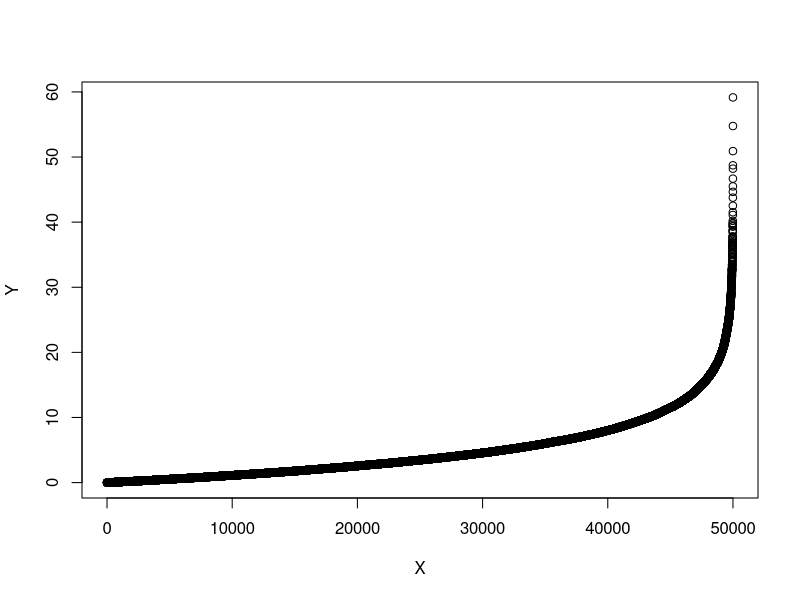
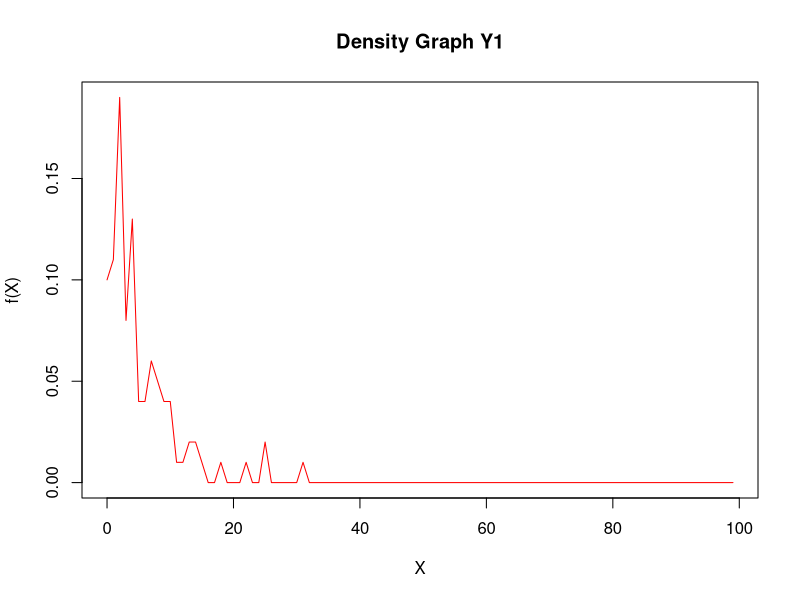
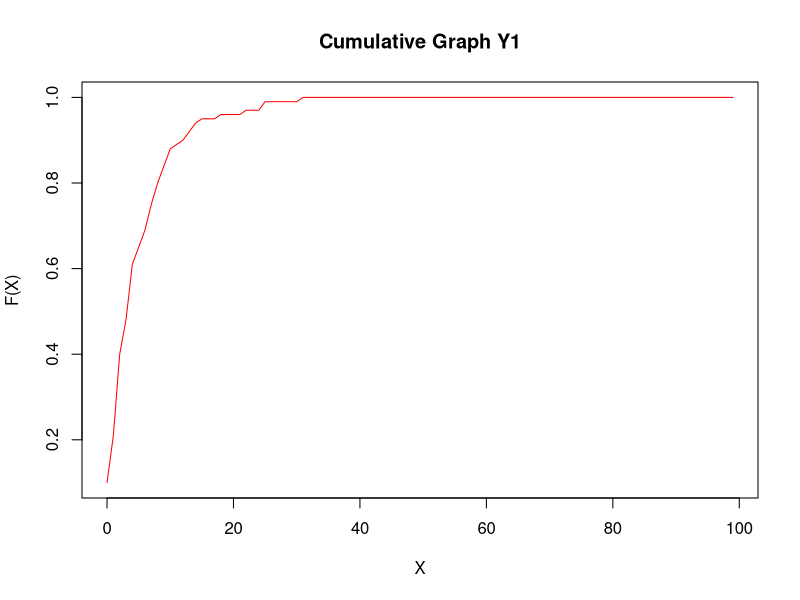
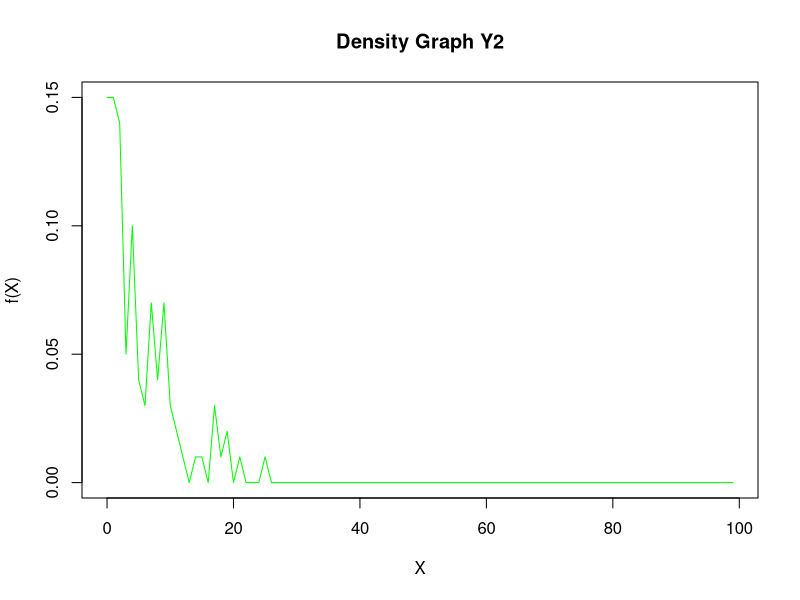
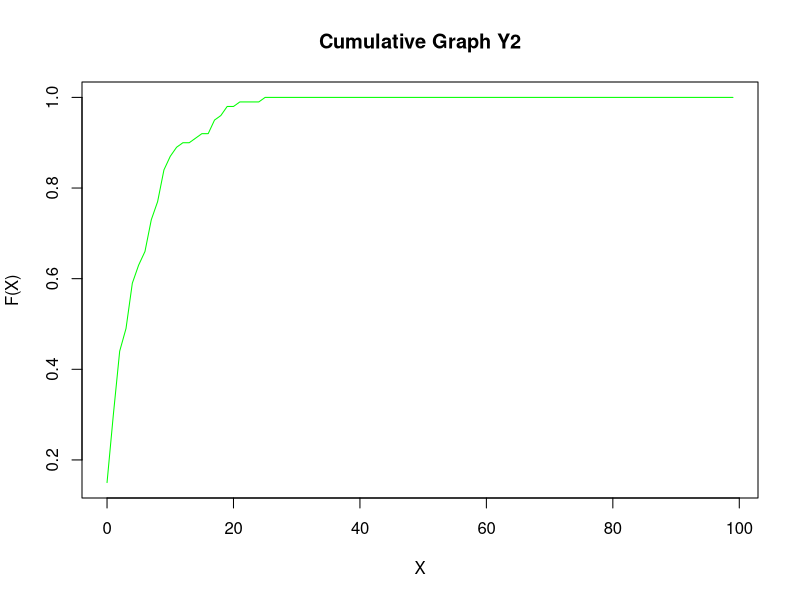
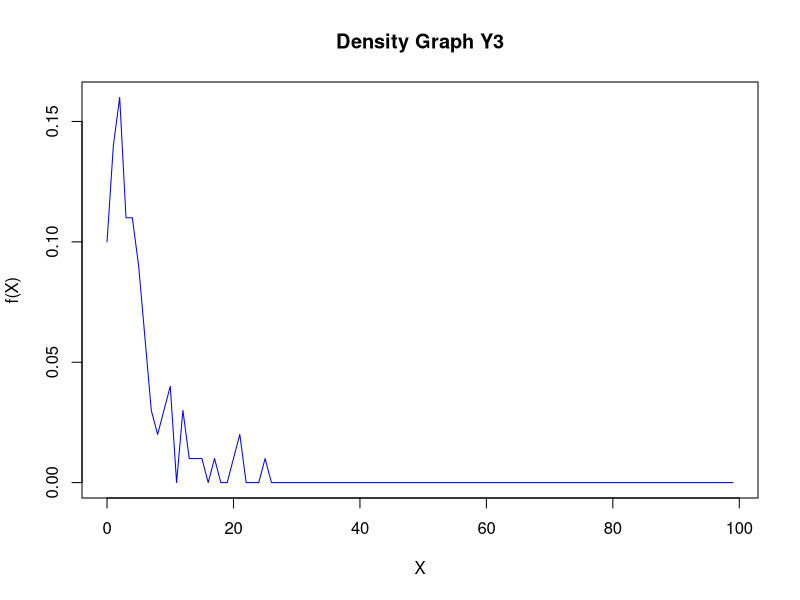
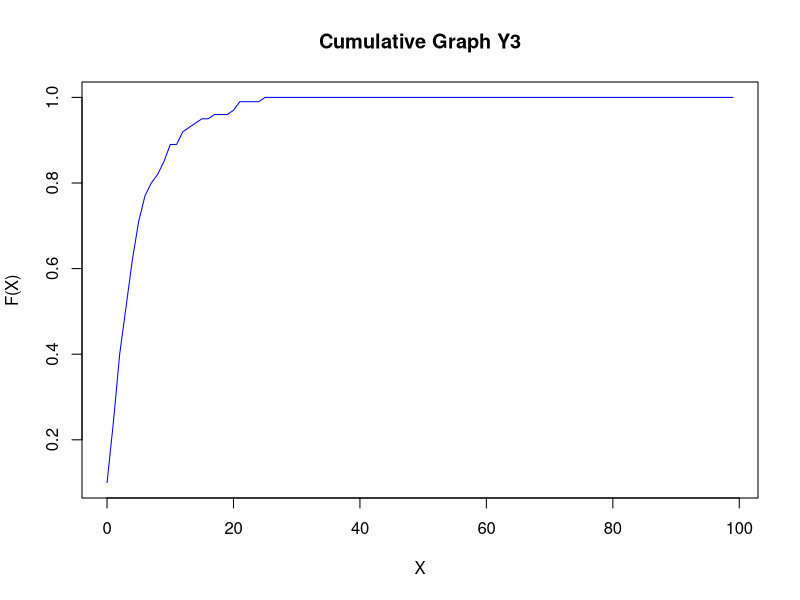
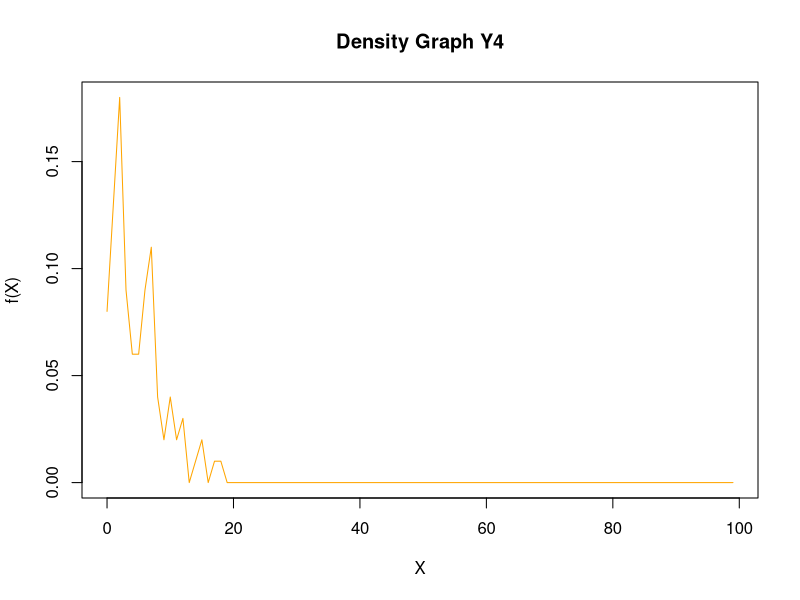

Recreate these plots in R, in order.
library(matrixStats)

num_samples <- 50000
X <- rexp(num_samples, 0.2)
plot_1 <- data.frame(X = seq(1, num_samples , 1), Y = sort(X))
plot(plot_1)

main_mean <- mean(X);
Y <- matrix(X, nrow = 500, ncol = 100, byrow = TRUE)

pdata <- rep(0, 500);
pdata <- matrix(pdata, nrow = 5, byrow = TRUE)

mean_a <- rep(0, 500);
staDev <- rep(0, 500);

mean_a <- rowMeans(Y);
staDev <- rowSds(Y);

for(j in 1:5)
{
	for(i in 1:100)
	{
		val <- round(Y[j, i]);

		if(val < 100)
		{
			pdata[j, val+1] = pdata[j, val+1] + 1/100;
		}
	}
}

xcols <- c(0:99)

cdata <- rep(0, 500)
cdata <- matrix(cdata, nrow = 5, byrow = TRUE)

cdata[,1] <- pdata[,1]

for(j in 1:5)
{
	for(i in 2:100){
	    cdata[j, i] = cdata[j, i-1] + pdata[j, i]
	}
}

mean_a[1:5]
staDev[1:5]

plot(xcols, pdata[1,], main="Density Graph Y1",type = "l", xlab="X", ylab="f(X)", col = "red");
plot(xcols, cdata[1,], main="Cumulative Graph Y1",type = "l", xlab="X", ylab="F(X)", col = "red");
plot(xcols, pdata[2,], main="Density Graph Y2",type = "l", xlab="X", ylab="f(X)", col = "green");
plot(xcols, cdata[2,], main="Cumulative Graph Y2",type = "l", xlab="X", ylab="F(X)", col = "green");
plot(xcols, pdata[3,], main="Density Graph Y3",type = "l", xlab="X", ylab="f(X)", col = "blue");
plot(xcols, cdata[3,], main="Cumulative Graph Y3",type = "l", xlab="X", ylab="F(X)", col = "blue");
plot(xcols, pdata[4,], main="Density Graph Y4",type = "l", xlab="X", ylab="f(X)", col = "orange");
plot(xcols, cdata[4,], main="Cumulative Graph Y4",type = "l", xlab="X", ylab="F(X)", col = "orange");
plot(xcols, pdata[5,], main="Density Graph Y5",type = "l", xlab="X", ylab="f(X)", col = "yellow");
plot(xcols, cdata[5,], main="Cumulative Graph Y5",type = "l", xlab="X", ylab="F(X)", col = "yellow");

tab <- table(round(mean_a));
plot(tab, "h", main = "Frequency of Means", xlab="Value", ylab="Frequency")

pdata_1 <- rep(0, 10);

for(i in 1:500)
{
	val <- round(mean_a[i])
	if(val < 10)
	{
		pdata_1[val+1] <- pdata_1[val+1] + 1/500;
	}
}

cdata_1 <- rep(0, 10);
cdata_1[1] = pdata_1[1];

for(i in 2:10){
    cdata_1[i] = cdata_1[i-1] + pdata_1[i]
}

xcols <- c(0:9);

plot(xcols, pdata_1, main="Density Graph Mmeans",type = "o", xlab="X", ylab="f(X)", col = "red");
plot(xcols, cdata_1, main="Cumulative Graph Means",type = "l", xlab="X", ylab="F(X)", col = "red");

mmean <- mean(mean_a);
mstdDev <- sd(mean_a);

main_mean
mmean
mstdDev